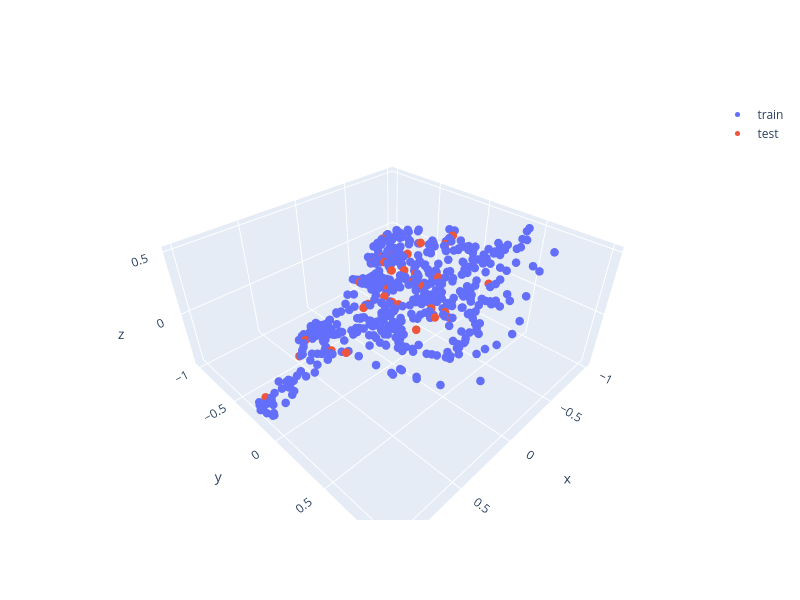
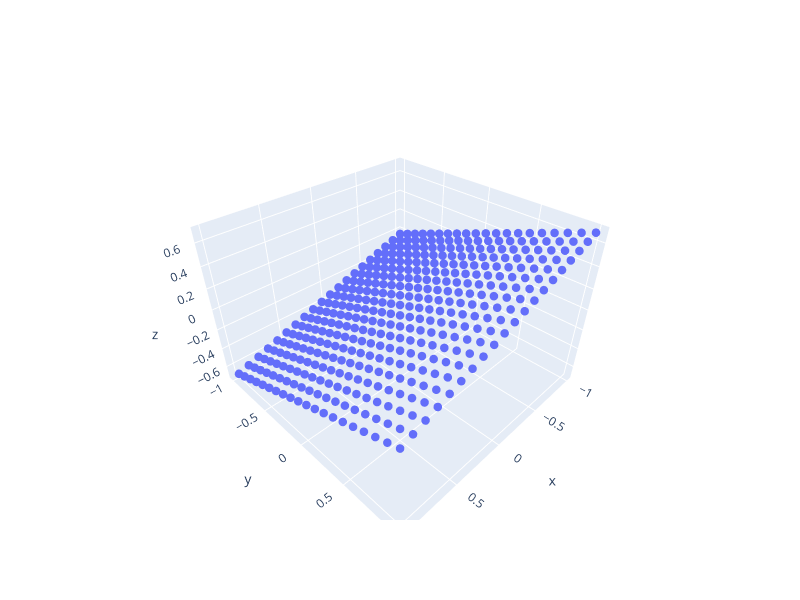
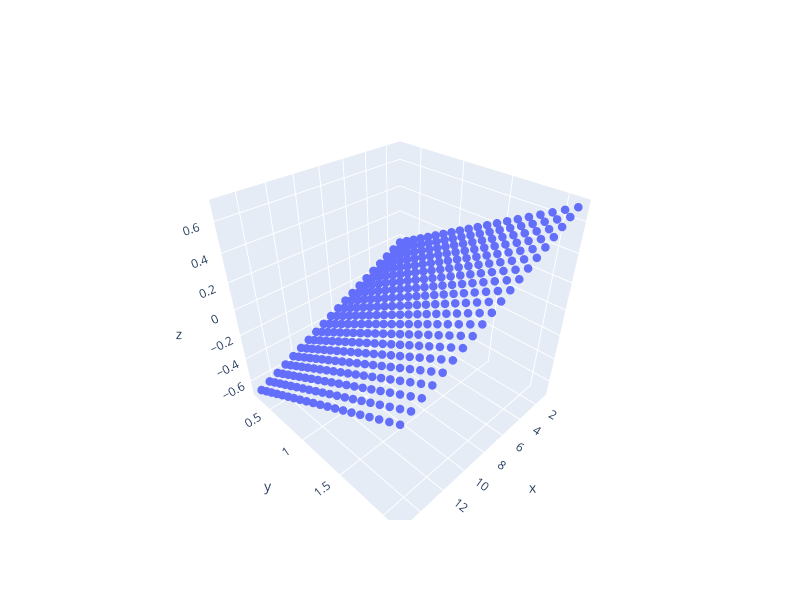

Notebook cell for these charts, in order:
### Markdown cell above
## Test

### Code cell
import plotly.graph_objects as go


layout = go.Layout(width=800, height=600)
x1_nn_train_pred = model_x1.predict([X_train[:, :2]])
fig3 = go.Figure(data=go.Scatter3d(x=X_train[:, 0], y=X_train[:, 1], z=x1_nn_train_pred[:,0],
                                   mode='markers', marker=dict(size=5), name='train'), layout=layout)

x1_nn_test_pred = model_x1.predict([X_test[:, :2]])
fig3.add_trace(go.Scatter3d(x=X_test[:, 0], y=X_test[:, 1], z=x1_nn_test_pred[:,0],
                            mode='markers', marker=dict(size=5), name='test'))
fig3.show()

layout = go.Layout(width=800, height=600)
X1_mesh, X2_mesh = np.meshgrid(np.linspace(-1., 1., 20), np.linspace(-1, 1, 20))
x1_mesh, x2_mesh = np.ravel(X1_mesh).reshape((-1, 1)), np.ravel(X2_mesh).reshape((-1, 1))
X1_mesh = np.hstack((x1_mesh, x2_mesh))
y_mesh = model_x1.predict([X1_mesh])
fig4 = go.Figure(data=go.Scatter3d(x=x1_mesh.ravel(), y=x2_mesh.ravel(), z=y_mesh.ravel(),
                                   mode='markers', marker=dict(size=5)), layout=layout)
fig4.show()

layout = go.Layout(width=800, height=600)
X1_mesh, X2_mesh = np.meshgrid(np.linspace(-1, 1, 20), np.linspace(-1, 1, 20))
x1_mesh, x2_mesh = np.ravel(X1_mesh).reshape((-1, 1)), np.ravel(X2_mesh).reshape((-1, 1))
X1_mesh = np.hstack((x1_mesh, x2_mesh))
y_mesh = model_x1.predict([X1_mesh])
X1_mesh_actual = scaler_X.inverse_transform(X1_mesh)
fig4 = go.Figure(data=go.Scatter3d(x=X1_mesh_actual[:, 0], 
                                   y=X1_mesh_actual[:, 1], z=y_mesh.ravel(),
                                   mode='markers', marker=dict(size=5)), layout=layout)
fig4.show()

### Figure 1 — Plotly figure (JSON) as saved in the notebook; plotly's stock layout.template omitted (floating-point values rounded to 4 significant figures; data arrays with more than 128 entries replaced by an {"elided": "..."} marker saying what was removed)
{"data": [{"marker": {"size": 5}, "mode": "markers", "name": "train", "type": "scatter3d", "x": {"elided": "615 float values"}, "y": {"elided": "615 float values"}, "z": {"elided": "615 float values"}}, {"marker": {"size": 5}, "mode": "markers", "name": "test", "type": "scatter3d", "x": [-0.4602, -0.09928, -0.2769, -0.53, -0.7982, -0.8102, 0.0945, 0.91, -0.01498, -0.9082, -0.1109, 0.5338, -0.04916, -0.0333, 0.3913, -0.2372, -0.05876, -0.4123, 0.4006, -0.389, -0.6295, -0.3059, -0.4474, -0.3338, -0.864, -0.09092, -0.1059, -0.1568, -0.6153, -0.6623, -0.5436, 0.4153, -0.428], "y": [-0.3309, -0.04186, -0.6662, -0.7675, -0.2015, -0.4765, 0.3117, -0.3341, -0.3305, -0.2169, -0.1159, -0.439, 0.4784, 0.3582, -0.5565, -0.2948, -0.3252, 0.06032, -0.05231, 0.5083, -0.6298, 0.003734, -0.4605, -0.1272, -1, 0.3942, 0.2631, -0.2474, -0.7376, -0.4877, -0.6439, -0.2001, -0.1829], "z": [0.02954, 0.01703, -0.1508, -0.1055, 0.1856, 0.09026, 0.08191, -0.4152, -0.1144, 0.2157, -0.005925, -0.3313, 0.1886, 0.1401, -0.3276, -0.0296, -0.09836, 0.1553, -0.1486, 0.3094, -0.02357, 0.1004, -0.02138, 0.06212, -0.08129, 0.1717, 0.1293, -0.03857, -0.06708, 0.03836, -0.05645, -0.2067, 0.07252]}], "layout": {"height": 600, "width": 800}}

### Figure 2 — Plotly figure (JSON) as saved in the notebook; plotly's stock layout.template omitted (floating-point values rounded to 4 significant figures; data arrays with more than 128 entries replaced by an {"elided": "..."} marker saying what was removed)
{"data": [{"marker": {"size": 5}, "mode": "markers", "type": "scatter3d", "x": {"elided": "400 float values"}, "y": {"elided": "400 float values"}, "z": {"elided": "400 float values"}}], "layout": {"height": 600, "width": 800}}

### Figure 3 — Plotly figure (JSON) as saved in the notebook; plotly's stock layout.template omitted (floating-point values rounded to 4 significant figures; data arrays with more than 128 entries replaced by an {"elided": "..."} marker saying what was removed)
{"data": [{"marker": {"size": 5}, "mode": "markers", "type": "scatter3d", "x": {"elided": "400 float values"}, "y": {"elided": "400 float values"}, "z": {"elided": "400 float values"}}], "layout": {"height": 600, "width": 800}}
